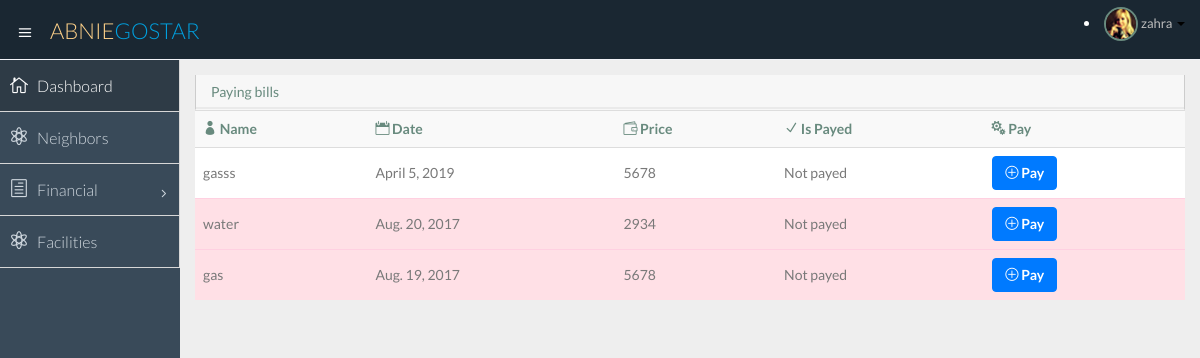
The app's page /home/financial/bill/ (signed in) with its own data.
### polls/models.py (models this page shows)
class Neighbor(models.Model):
    user = models.ForeignKey(User, unique=True)
    national_id = models.CharField(max_length=10, primary_key=True, null=False, default='1111')
    apartment = models.ForeignKey('Apartment', on_delete=models.CASCADE, default=0, null=True)
    sex = models.CharField(max_length=5, null=True)
    type = models.CharField(max_length=30, null=True)
    bank_account = models.CharField(max_length=30, null=True)
    _bank = models.ForeignKey('Bank', on_delete=models.CASCADE, null=True)

class Bill(models.Model):
    id = models.IntegerField(primary_key=True)
    title = models.CharField(max_length=30)
    price = models.IntegerField(default=300000)
    due_date = models.DateField('charge due date')
    payed_date = models.DateField(null=True, blank=True)
    is_payed = models.BooleanField(default=False)
    _apartment = models.ForeignKey('Apartment', on_delete=models.CASCADE)

### polls/views.py (the view)
def payBills(request):
    if not request.user.is_authenticated():
        return HttpResponseRedirect('/login/')
    username = None
    if request.user.is_authenticated():
        username = request.user.get_username()
        user = User.objects.get(username=username)
        neighbor = Neighbor.objects.all().get(user=user)
        context = {}
        context['user'] = neighbor
        context['date'] = date.today();
        bills = {}
        if neighbor.apartment is not None:
            bills = Bill.objects.filter(_apartment=neighbor.apartment).order_by('-due_date')
        context['bills'] = bills
        return render(request, 'polls/payBills.html', context)
    return HttpResponseRedirect('/login/')

### polls/templates/polls/payBills.html (shortened to what this page needs)
{% extends 'polls/temp1.html' %}
{% block content %}
<div class="row">
                  <div class="col-lg-12">
                      <section class="panel">
                          <header class="panel-heading">
                              Paying bills
                          </header>
                          <table class="table table-striped table-advance table-hover">
                           <tbody>
                              <tr>
                                 <th><i class="icon_profile"></i> Name</th>
                                 <th><i class="icon_calendar"></i> Date</th>
                                 <th><i class="icon_wallet"></i> Price</th>
                                 <th><i class="icon_check"></i> Is Payed</th>
                                 <th><i class="icon_cogs"></i> Pay</th>
                              </tr>
                {% for bill in bills %}
                              <tr {% if bill.is_payed == True%} class="success" {% endif %}
                                      {% if bill.is_payed == False and date > bill.due_date %} class="danger" {% endif %}>
                                 <td>{{ bill.title }}</td>
                                 <td>{{ bill.due_date }}</td>
                                 <td>{{ bill.price }}</td>
                                 <td>
                                     {%  if bill.is_payed == False%}
                                         Not payed
                                 {% endif %}
                                 </td>
                                 <td>
                                  <div class="btn-group">
                                      <a class="btn btn-primary {% if bill.is_payed == True %} disabled{% endif %}" href="{% url 'bank' "bill" bill.id  %}"><i class="icon_plus_alt2"></i> <b>Pay</b></a>
                                  </div>
                                  </td>
                              </tr>
                {% endfor %}
                           </tbody>
                        </table>
                      </section>
                  </div>
              </div>
{% endblock %}

### polls/templates/polls/temp1.html (shortened to what this page needs)
<!DOCTYPE html>
<html lang="en">
<head>
</head>
<body>
    <!DOCTYPE html>
<html lang="en">
  <head>
    {% load static %}
    {% load static %}
    <link href="{% static "polls/css/bootstrap.min.css" %}" rel="stylesheet">
    {% load static %}
    <link href="{% static "polls/css/bootstrap-theme.css" %}" rel="stylesheet">
    {% load static %}
    <link href="{% static "polls/css/elegant-icons-style.css" %}" rel="stylesheet" />
    {% load static %}
    <link href="{% static "polls/css/font-awesome.min.css" %}" rel="stylesheet" />
    {% load static %}
    <link href="{% static "polls/css/style.css" %}" rel="stylesheet">
    {% load static %}
    <link href="{% static "polls/css/style-responsive.css" %}" rel="stylesheet" />
  </head>
  <body>
  <section id="container" class="">
    {% block header %}
     <header class="header dark-bg">
            <div class="toggle-nav">
                <div class="icon-reorder tooltips" data-original-title="Toggle Navigation" data-placement="bottom"><i class="icon_menu"></i></div>
            </div>
            <a href="index.html" class="logo">Abnie<span class="lite">Gostar</span></a>
            <div class="top-nav notification-row">
                    <li class="dropdown">
                        <a data-toggle="dropdown" class="dropdown-toggle" href="#">
                            <span class="profile-ava">
                                <img alt="" src="img/avatar1_small.jpg">
                            </span>
                            <span class="username">{{ user.user.first_name}}{{ owner.user.first_name}}</span>
                            <b class="caret"></b>
                        </a>
                    </li>
            </div>
      </header>
  {% endblock %}
  {% block sidebar %}
      <aside>
          <div id="sidebar"  class="nav-collapse ">
              <ul class="sidebar-menu">
                  <li class="active">
                      <a class="" href="{%  url 'index'%}">
                          <i class="icon_house_alt"></i>
                          <span>Dashboard</span>
                      </a>
                  </li>
{% if user.type != 'owner' and owner.type != 'owner' %}
				  <li>
                      <a class="" href="{%  url 'neighbors'     %}">
                          <i class="icon_genius"></i>
                          <span>Neighbors</span>
                      </a>
                  </li>
                  <li class="sub-menu">
                      <a href="javascript:;" class="">
                          <i class="icon_document_alt"></i>
                          <span>Financial</span>
                          <span class="menu-arrow arrow_carrot-right"></span>
                      </a>
                  </li>
				  <li>
                      <a class="" href="{%  url 'facilities' %}">
                          <i class="icon_genius"></i>
                          <span>Facilities</span>
                      </a>
                  </li>
                {% endif %}
              </ul>
          </div>
      {% endblock %}
      </aside>
      <section id="main-content">
          <section class="wrapper">
              {% block content %}
                                  {% load static %}
                                                      {% load static %}
                {% endblock %}
          </section>
      </section>
  </section>
    {% load static %}
    {% load static %}
    {% load static %}
    {% load static %}
    {% load static %}
    {% load static %}
  </body>
</html>
</body>
</html>

### records on screen
Neighbor: user.first_name "zahra"
Bill: title "gasss", due_date "April 5, 2019", price "5678", is_payed "Not payed"
Bill: title "water", due_date "Aug. 20, 2017", price "2934", is_payed "Not payed"
Bill: title "gas", due_date "Aug. 19, 2017", price "5678", is_payed "Not payed"
